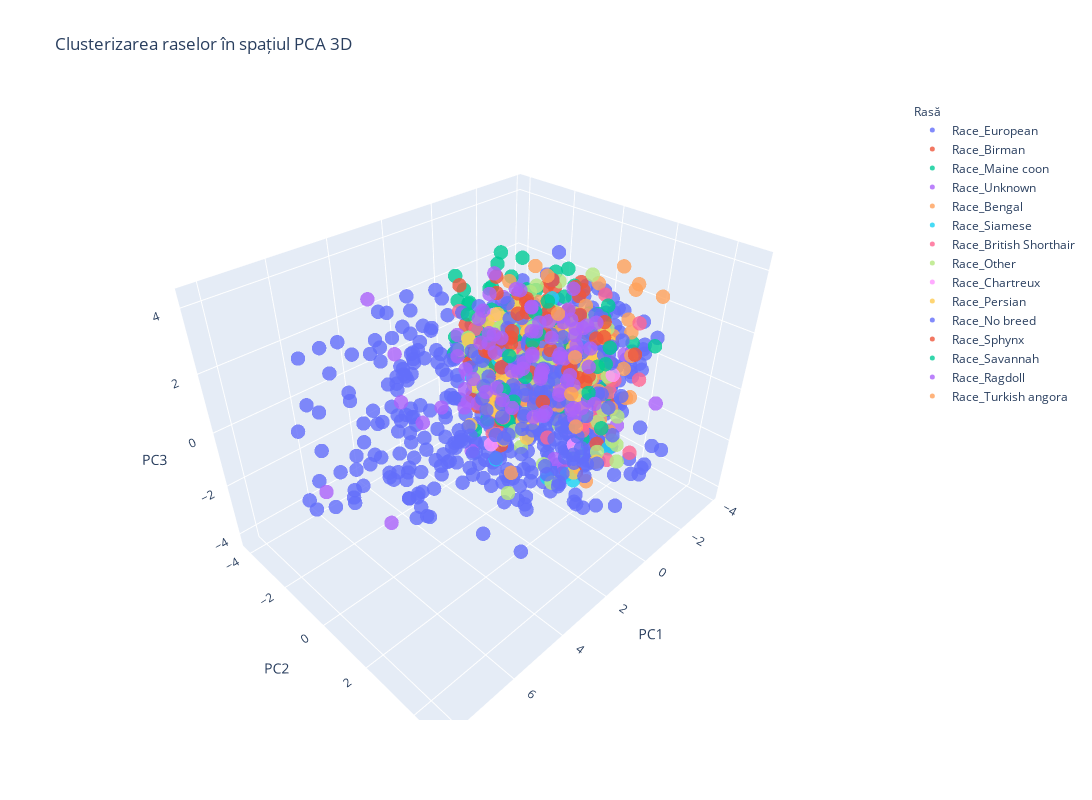

Notebook cell for this chart:
### Code cell
visualize_race_clusters_3d_interactive(df_encoded)
